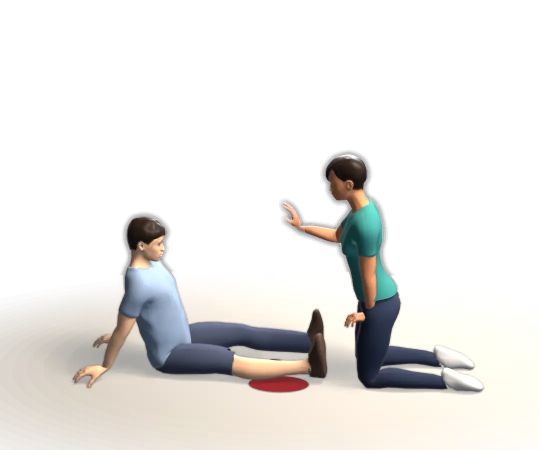
#> input picture Resources/Illustrations/bleeding/bleeding-adult-0.webp, 1080 x 900 px (shown at 1/2 size)
$ python matte.py ../../Resources/Illustrations/bleeding/bleeding-adult-0.webp ../../Resources/Illustrations/bleeding/bleeding-adult-1.webp out.png 1.0
#> lines starting #> are read from the running program, lines starting #| are printed output that depends on the picture
"""Alpha from a white/black render pair, square-cropped to a home tile.
venv/bin/python scripts/render_body/matte.py white.png black.png out.png [top-fraction]"""
import sys

import numpy as np
from PIL import Image

w = np.asarray(Image.open(sys.argv[1]).convert("RGB")).astype(float)
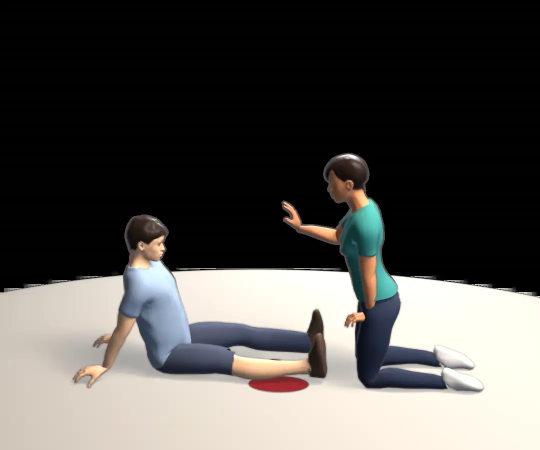
#> w: shape (900, 1080, 3) float64 (shown at 1/2 size); mean R, G, B 83.2, 81.2, 78
b = np.asarray(Image.open(sys.argv[2]).convert("RGB")).astype(float)
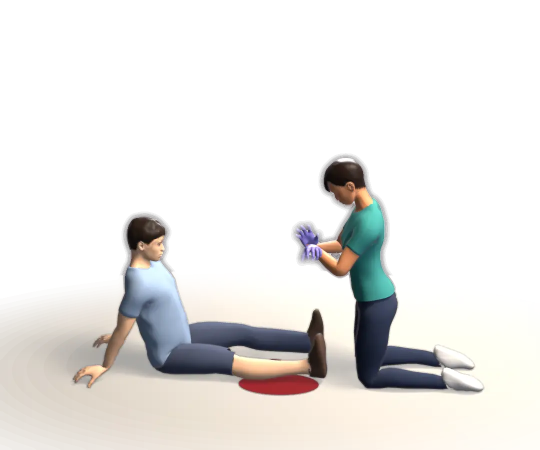
#> input picture Resources/Illustrations/bleeding/bleeding-adult-1.webp, 1080 x 900 px (shown at 1/2 size)
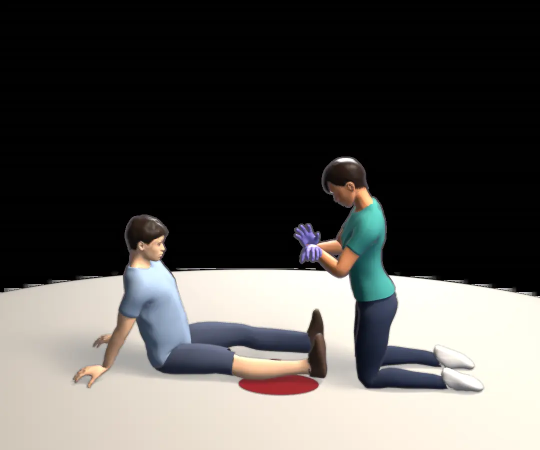
#> b: shape (900, 1080, 3) float64 (shown at 1/2 size); mean R, G, B 83.1, 81.2, 78.2
a = np.clip(1 - (w - b).mean(axis=2) / 255, 0, 1)
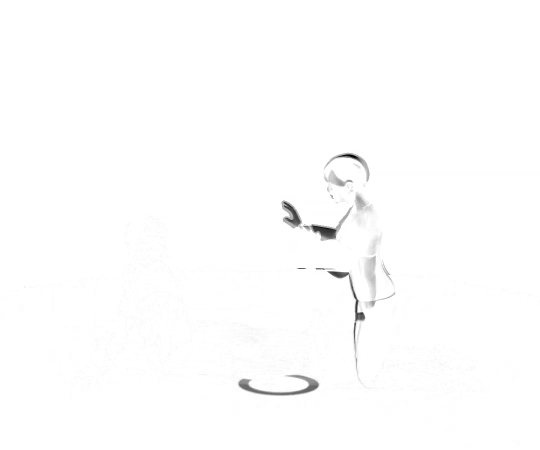
#> a: shape (900, 1080) float64 (shown at 1/2 size); min 0, max 1, mean 0.994
rgb = b / np.maximum(a[..., None], 1 / 255)
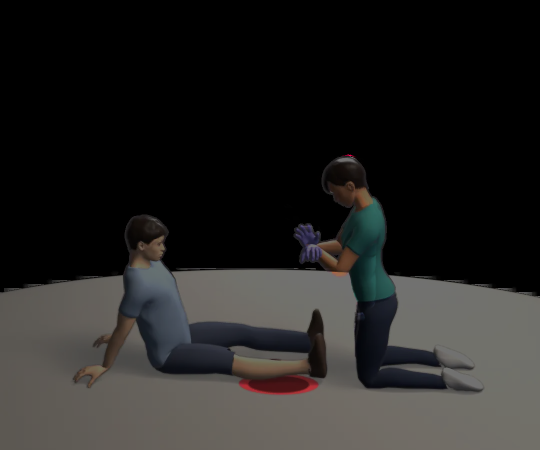
#> rgb: shape (900, 1080, 3) float64 (shown at 1/2 size); mean R, G, B 83.8, 81.7, 78.7; drawn with min black and max white
im = Image.fromarray(np.dstack([np.clip(rgb, 0, 255), a * 255]).astype(np.uint8), "RGBA")
W, H = im.size
#> W = 1080; H = 900
y0 = int(H * (float(sys.argv[4]) if len(sys.argv) > 4 else 0))
#> y0 = 900
im.crop((0, y0, W, y0 + W)).resize((360, 360), Image.LANCZOS).save(sys.argv[3])
print(sys.argv[3])
